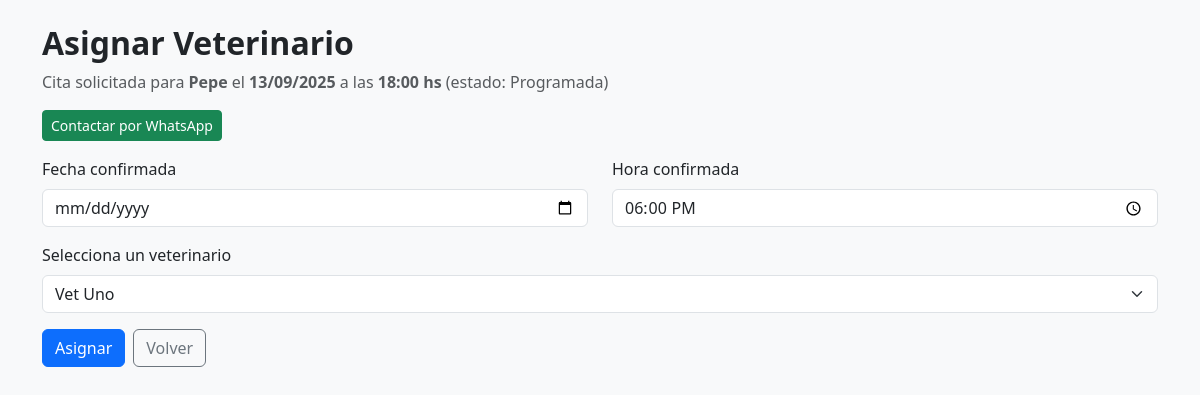
Before: /cita/4/asignar-vet/ (signed in) with the older database file.
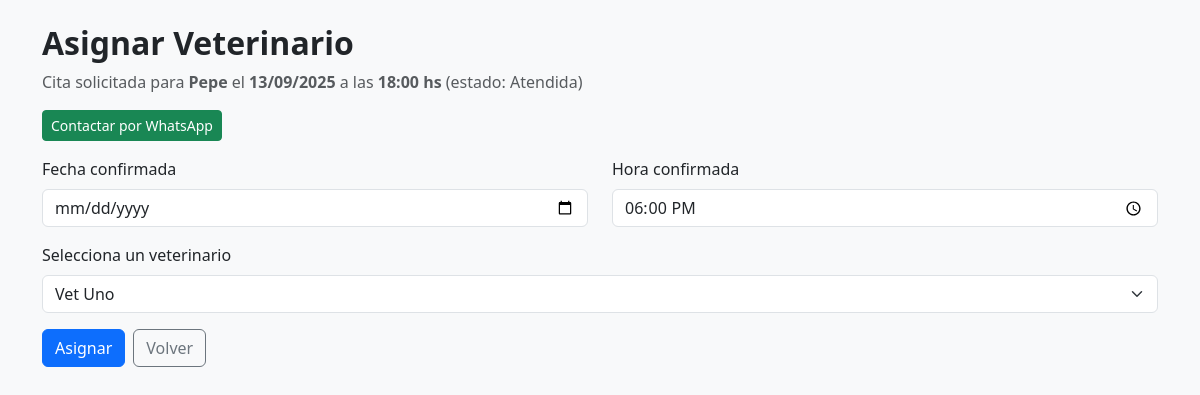
After: the same page with the newer database file.
### Core/models.py (models this page shows, shortened)
class Cita(models.Model):
    ESTADOS = (
        ("pendiente", "Pendiente"),
        ("programada", "Programada"),
        ("atendida", "Atendida"),
        ("cancelada", "Cancelada"),
    )
    TIPOS = (
        ("consulta", "Consulta"),
        ("vacunacion", "Vacunación"),
        ("cirugia", "Cirugía"),
    )
    paciente = models.ForeignKey(Paciente, on_delete=models.CASCADE)
    veterinario = models.ForeignKey(
        User,
        limit_choices_to={"rol": "VET"},
        on_delete=models.SET_NULL,
        null=True,
        blank=True,
    )
    fecha_solicitada = models.DateField(default=timezone.now)
    fecha_hora = models.DateTimeField(blank=True, null=True)
    duracion = models.IntegerField(default=30)  # duración en minutos
    tipo = models.CharField(max_length=50, choices=TIPOS, default="consulta")
    estado = models.CharField(max_length=20, choices=ESTADOS, default="pendiente")
    notas = models.TextField(blank=True)
    def telefono_contacto(self) -> str:
        propietario = self.paciente.propietario
        telefono = propietario.telefono or propietario.user.telefono or ""
        telefono = telefono.strip()
        if not telefono:
            return ""
        return "".join(ch for ch in telefono if ch.isdigit())
    def mensaje_whatsapp(self) -> str:
        propietario = self.paciente.propietario.user
        nombre = propietario.get_full_name() or propietario.username
        fecha = self.fecha_solicitada.strftime("%d/%m/%Y")
        return (
            f"Hola {nombre}, te saludamos de Sabueso Feliz. "
            f"¿Podemos coordinar el horario para la cita de {self.paciente.nombre} del {fecha}?"
        )

class Paciente(models.Model):
    nombre = models.CharField(max_length=100)
    especie = models.CharField(max_length=50)
    raza = models.CharField(max_length=50, blank=True)
    sexo = models.CharField(max_length=10)
    fecha_nacimiento = models.DateField()
    propietario = models.ForeignKey(Propietario, on_delete=models.CASCADE)
    vacunas = models.TextField(blank=True)
    alergias = models.TextField(blank=True)
    foto = models.ImageField(upload_to="pacientes/", blank=True, null=True)

class User(AbstractUser):
    ROLES = (
        ("ADMIN", "Administrador"),
        ("VET", "Veterinario"),
        ("ADMIN_OP", "Administrativo"),
        ("OWNER", "Propietario"),
    )
    rol = models.CharField(max_length=20, choices=ROLES)
    telefono = models.CharField(max_length=20, blank=True)
    direccion = models.CharField(max_length=200, blank=True)
    activo = models.BooleanField(default=True)
    avatar = models.ImageField(upload_to="avatars/", blank=True, null=True)
    especialidad = models.CharField(max_length=100, blank=True)  # para veterinarios

### Core/views.py (the view, shortened to what this page needs)
# urls.py: path('cita/<int:cita_id>/asignar-vet/', views.asignar_veterinario_cita, name='asignar_veterinario_cita'),
@login_required
def asignar_veterinario_cita(request, cita_id):
    if request.user.rol not in {"ADMIN", "ADMIN_OP"}:
        messages.error(request, "No tienes permiso para asignar veterinarios a las citas.")
        return redirect("dashboard")
    cita = get_object_or_404(Cita, id=cita_id)
    veterinarios = _veterinarios_activos()
    return render(
        request,
        "core/asignar_veterinario.html",
        {"cita": cita, "veterinarios": veterinarios},
    )

### Core/views.py (called while the page is built)
def _veterinarios_activos():
    return (
        User.objects.filter(rol="VET", activo=True, is_active=True)
        .order_by("first_name", "last_name", "username")
    )

### Core/templates/core/asignar_veterinario.html (shortened to what this page needs)
<!DOCTYPE html>
<html lang="en">
<head>
    <link href="https://cdn.jsdelivr.net/npm/bootstrap@5.3.2/dist/css/bootstrap.min.css" rel="stylesheet">
</head>
<body class="bg-light">
<div class="container mt-4">
    <h2 class="fw-bold">Asignar Veterinario</h2>
    <p class="text-muted mb-3">
        Cita solicitada para <strong>{{ cita.paciente.nombre }}</strong> el
        <strong>{{ cita.fecha_solicitada|date:"d/m/Y" }}</strong>
        {% if cita.fecha_hora %}
            a las <strong>{{ cita.fecha_hora|date:"H:i" }} hs</strong>
        {% else %}
            <span class="badge text-bg-warning">Horario sin confirmar</span>
        {% endif %}
        (estado: {{ cita.get_estado_display }})
    </p>
    {% with telefono=cita.telefono_contacto %}
        {% if telefono %}
            <a href="https://wa.me/{{ telefono }}?text={{ cita.mensaje_whatsapp|urlencode }}" target="_blank" class="btn btn-success btn-sm mb-3">
                Contactar por WhatsApp
            </a>
        {% endif %}
    {% endwith %}
    <form method="POST">
        <div class="row">
            <div class="col-md-6 mb-3">
                <label for="fecha" class="form-label">Fecha confirmada</label>
                <input type="date" name="fecha" id="fecha" class="form-control" value="{{ cita.fecha_hora|date:'Y-m-d'|default:cita.fecha_solicitada|date:'Y-m-d' }}" required>
            </div>
            <div class="col-md-6 mb-3">
                <label for="hora" class="form-label">Hora confirmada</label>
                <input type="time" name="hora" id="hora" class="form-control" value="{{ cita.fecha_hora|date:'H:i' }}" required>
            </div>
        </div>
        <div class="mb-3">
            <label for="veterinario" class="form-label">Selecciona un veterinario</label>
            <select name="veterinario" id="veterinario" class="form-select" required>
                {% for vet in veterinarios %}
                    <option value="{{ vet.id }}" {% if cita.veterinario == vet %}selected{% endif %}>
                        {{ vet.get_full_name|default:vet.username }}
                    </option>
                {% endfor %}
            </select>
        </div>
        <div class="d-flex gap-2">
            <button type="submit" class="btn btn-primary">Asignar</button>
            <a href="{% url 'listar_citas_admin' %}" class="btn btn-outline-secondary">Volver</a>
        </div>
    </form>
</div>
</body>
</html>

Changed rows visible on the page:
changed Cita "Pepe": estado "Programada" → "Atendida"
